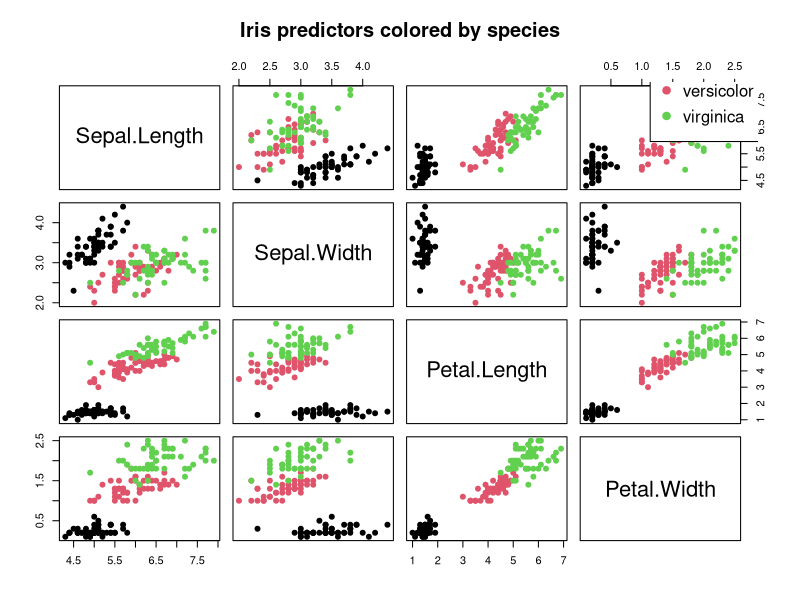
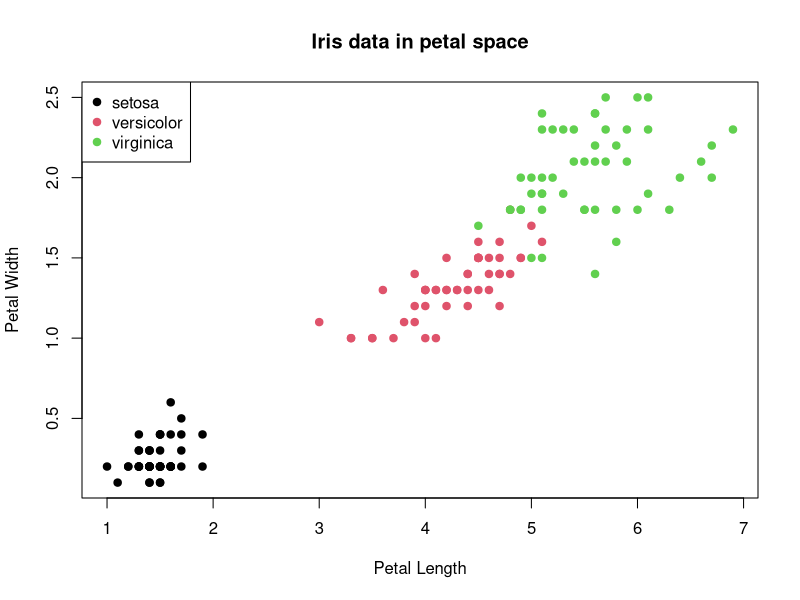
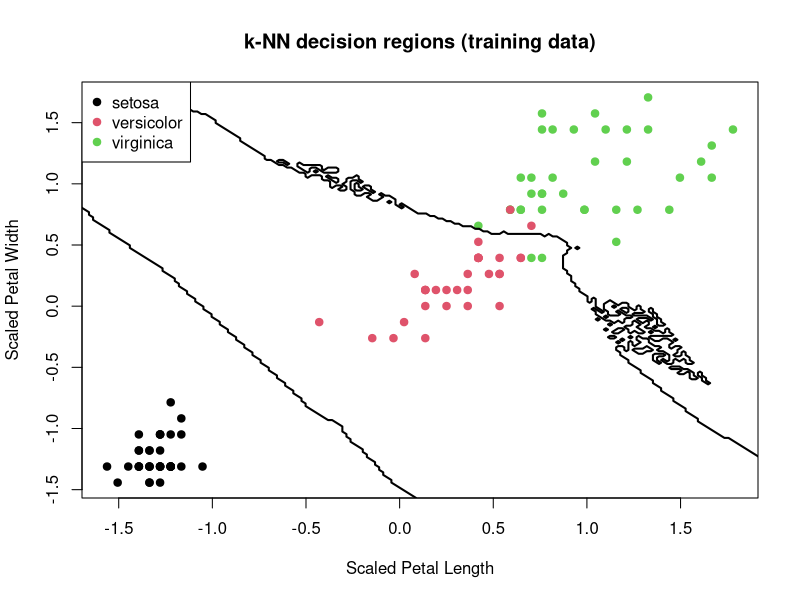
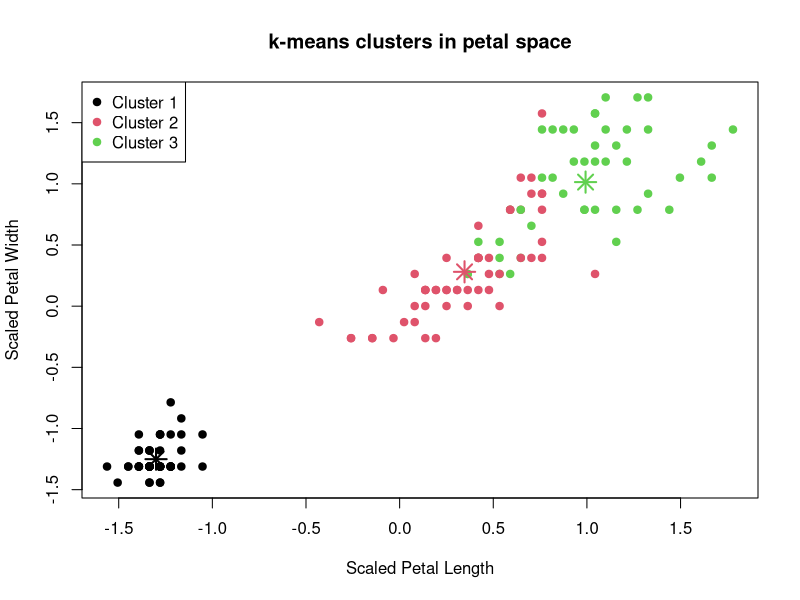
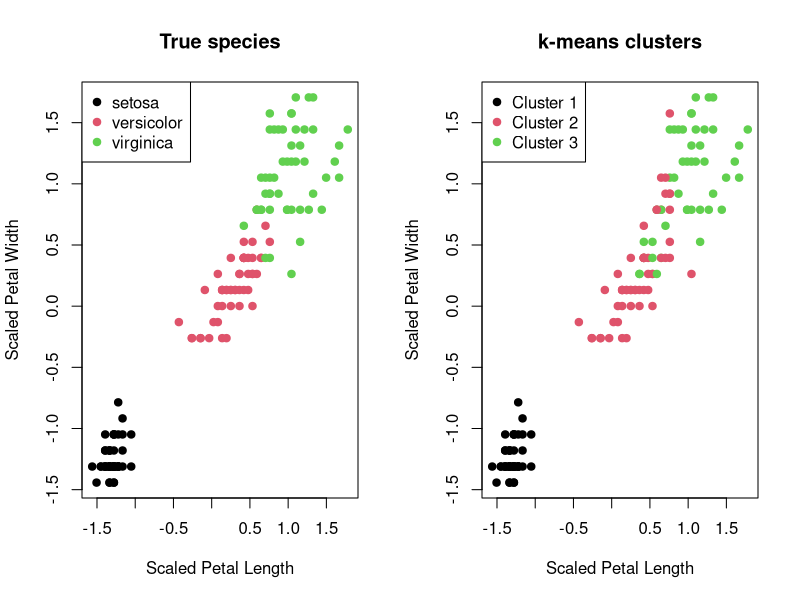
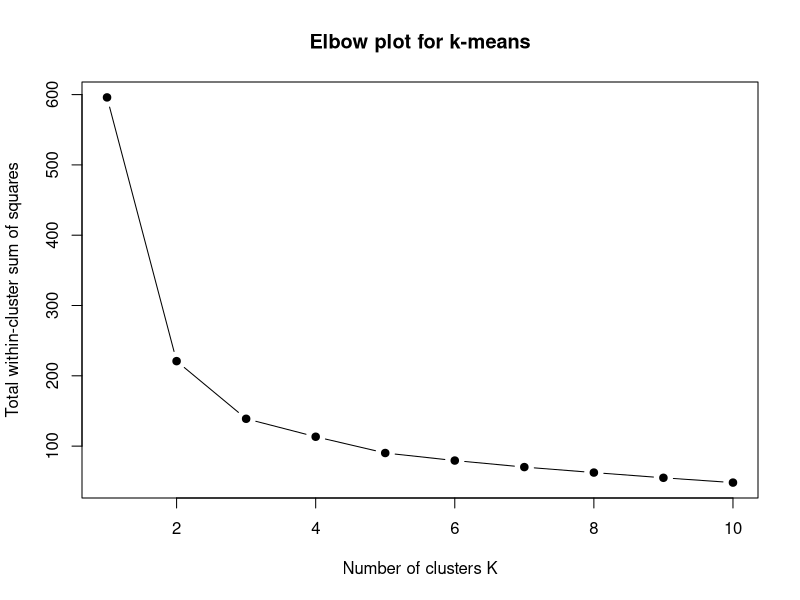

Reproduce these figures in R, in order.
# ============================================================
# k-means + k-NN Side-by-Side Demo in R
# ============================================================
#
# Goal:
# Show the difference between:
#
#   1. k-NN classification (supervised)
#   2. k-means clustering (unsupervised)
#
# using the same dataset.
#
# Dataset:
#   iris
#
# Key contrast:
# - k-NN uses the known species labels to classify
# - k-means ignores the species labels and tries to discover groups
#
# This demo includes:
# - exploratory plots
# - train/test k-NN classification
# - k-means clustering
# - comparison to true species labels
# - side-by-side visualizations
#
# ============================================================

# ------------------------------------------------------------
# 0. Install/load packages
# ------------------------------------------------------------

# install.packages("class")   # run once if needed
library(class)

# ------------------------------------------------------------
# 1. Load data
# ------------------------------------------------------------

data(iris)

head(iris)
str(iris)
table(iris$Species)

# Predictors
X <- iris[, 1:4]

# True labels
y <- iris$Species

# ------------------------------------------------------------
# 2. Standardize predictors
# ------------------------------------------------------------
# Important because both k-NN and k-means depend on distance.

X_scaled <- scale(X)

# ------------------------------------------------------------
# 3. Exploratory plots
# ------------------------------------------------------------

pairs(X,
      col = as.numeric(y),
      pch = 19,
      main = "Iris predictors colored by species")

legend("topright",
       legend = levels(y),
       col = 1:3,
       pch = 19,
       inset = 0.01)

# ------------------------------------------------------------
# 4. Two-dimensional visualization setup
# ------------------------------------------------------------
# For plots, use the petal variables because they separate well.

plot(X$Petal.Length, X$Petal.Width,
     col = as.numeric(y),
     pch = 19,
     xlab = "Petal Length",
     ylab = "Petal Width",
     main = "Iris data in petal space")

legend("topleft",
       legend = levels(y),
       col = 1:3,
       pch = 19)

# ------------------------------------------------------------
# 5. k-NN classification
# ------------------------------------------------------------
# This is supervised:
# we use the known species labels.

set.seed(123)

n <- nrow(X_scaled)
train_id <- sample(seq_len(n), size = round(0.7 * n))

X_train <- X_scaled[train_id, ]
X_test  <- X_scaled[-train_id, ]

y_train <- y[train_id]
y_test  <- y[-train_id]

# Choose k
k_knn <- 5

knn_pred <- knn(train = X_train,
                test = X_test,
                cl = y_train,
                k = k_knn)

cat("\n====================================\n")
cat("k-NN Classification Results\n")
cat("====================================\n")

cat("\nConfusion matrix:\n")
print(table(True = y_test, Predicted = knn_pred))

cat("\nTest accuracy:\n")
print(mean(knn_pred == y_test))

cat("\nTest misclassification rate:\n")
print(mean(knn_pred != y_test))

# ------------------------------------------------------------
# 6. k-NN on only the petal variables (for plotting regions)
# ------------------------------------------------------------

X2 <- scale(iris[, c("Petal.Length", "Petal.Width")])

X2_train <- X2[train_id, ]
X2_test  <- X2[-train_id, ]

knn_pred_2d <- knn(train = X2_train,
                   test = X2_test,
                   cl = y_train,
                   k = k_knn)

cat("\n2D k-NN test accuracy using petal variables only:\n")
print(mean(knn_pred_2d == y_test))

# ------------------------------------------------------------
# 7. Plot k-NN decision regions in 2D
# ------------------------------------------------------------

x1_seq <- seq(min(X2[, 1]) - 0.5, max(X2[, 1]) + 0.5, length.out = 200)
x2_seq <- seq(min(X2[, 2]) - 0.5, max(X2[, 2]) + 0.5, length.out = 200)

grid <- expand.grid(Petal.Length = x1_seq,
                    Petal.Width  = x2_seq)

grid_pred_knn <- knn(train = X2_train,
                     test = grid,
                     cl = y_train,
                     k = k_knn)

z_knn <- matrix(as.numeric(grid_pred_knn),
                nrow = length(x1_seq),
                ncol = length(x2_seq))

plot(X2_train[, 1], X2_train[, 2],
     col = as.numeric(y_train),
     pch = 19,
     xlab = "Scaled Petal Length",
     ylab = "Scaled Petal Width",
     main = "k-NN decision regions (training data)")

contour(x1_seq, x2_seq, z_knn,
        levels = c(1.5, 2.5),
        add = TRUE,
        drawlabels = FALSE,
        lwd = 2)

legend("topleft",
       legend = levels(y),
       col = 1:3,
       pch = 19)

# Teaching note:
# k-NN uses the known class labels and creates local classification regions.

# ------------------------------------------------------------
# 8. k-means clustering
# ------------------------------------------------------------
# This is unsupervised:
# species labels are NOT used in fitting.

set.seed(123)

k_clusters <- 3

km_fit <- kmeans(X_scaled, centers = k_clusters, nstart = 25)

cat("\n====================================\n")
cat("k-means Clustering Results\n")
cat("====================================\n")

cat("\nCluster sizes:\n")
print(km_fit$size)

cat("\nCluster centers (scaled variables):\n")
print(round(km_fit$centers, 3))

cat("\nWithin-cluster sum of squares:\n")
print(km_fit$withinss)

cat("\nTotal within-cluster sum of squares:\n")
print(km_fit$tot.withinss)

# ------------------------------------------------------------
# 9. Compare k-means clusters to true species
# ------------------------------------------------------------
# Since clustering labels are arbitrary, cluster 1/2/3 do not
# automatically correspond to setosa/versicolor/virginica.

cat("\nContingency table: true species vs k-means cluster\n")
print(table(TrueSpecies = y, Cluster = km_fit$cluster))

# ------------------------------------------------------------
# 10. Plot k-means clusters in 2D
# ------------------------------------------------------------

plot(X2[, 1], X2[, 2],
     col = km_fit$cluster,
     pch = 19,
     xlab = "Scaled Petal Length",
     ylab = "Scaled Petal Width",
     main = "k-means clusters in petal space")

legend("topleft",
       legend = paste("Cluster", 1:3),
       col = 1:3,
       pch = 19)

# Add cluster centers using the petal dimensions only
centers_2d <- km_fit$centers[, c("Petal.Length", "Petal.Width")]

points(centers_2d,
       col = 1:3,
       pch = 8,
       cex = 2,
       lwd = 2)

# ------------------------------------------------------------
# 11. Plot true species vs k-means clusters side-by-side
# ------------------------------------------------------------

par(mfrow = c(1, 2))

plot(X2[, 1], X2[, 2],
     col = as.numeric(y),
     pch = 19,
     xlab = "Scaled Petal Length",
     ylab = "Scaled Petal Width",
     main = "True species")

legend("topleft",
       legend = levels(y),
       col = 1:3,
       pch = 19)

plot(X2[, 1], X2[, 2],
     col = km_fit$cluster,
     pch = 19,
     xlab = "Scaled Petal Length",
     ylab = "Scaled Petal Width",
     main = "k-means clusters")

legend("topleft",
       legend = paste("Cluster", 1:3),
       col = 1:3,
       pch = 19)

par(mfrow = c(1, 1))

# Teaching note:
# This is a useful visual comparison:
# k-means can recover some of the true structure, but it does not use labels.

# ------------------------------------------------------------
# 12. Elbow plot for choosing K in k-means
# ------------------------------------------------------------

set.seed(123)

K_values <- 1:10
wss <- numeric(length(K_values))

for (k in K_values) {
  km_tmp <- kmeans(X_scaled, centers = k, nstart = 25)
  wss[k] <- km_tmp$tot.withinss
}

plot(K_values, wss,
     type = "b",
     pch = 19,
     xlab = "Number of clusters K",
     ylab = "Total within-cluster sum of squares",
     main = "Elbow plot for k-means")

# ------------------------------------------------------------
# 13. Optional: simple cluster-to-class mapping
# ------------------------------------------------------------
# This is not part of k-means itself, but it shows how well
# the clusters align with the known labels.

majority_label <- function(cluster_id, cluster_assignments, true_labels) {
  tab <- table(true_labels[cluster_assignments == cluster_id])
  names(which.max(tab))
}

cluster_to_species <- sapply(1:k_clusters,
                             majority_label,
                             cluster_assignments = km_fit$cluster,
                             true_labels = y)

cluster_to_species

km_species_pred <- factor(cluster_to_species[km_fit$cluster],
                          levels = levels(y))

cat("\nApproximate species assignment from k-means clusters:\n")
print(table(True = y, PredictedFromCluster = km_species_pred))

cat("\nApproximate clustering accuracy after majority-label matching:\n")
print(mean(km_species_pred == y))

# Teaching note:
# This gives a rough sense of alignment, but remember:
# clustering is unsupervised, so this is only a post hoc comparison.

# ------------------------------------------------------------
# 14. Side-by-side summary table
# ------------------------------------------------------------

summary_table <- data.frame(
  Method = c("k-NN classification", "k-means clustering"),
  Uses_Labels = c("Yes", "No"),
  Goal = c("Predict species", "Find groups"),
  Output = c("Predicted class", "Cluster assignment")
)

cat("\n====================================\n")
cat("Method Summary\n")
cat("====================================\n")
print(summary_table)

# ------------------------------------------------------------
# 15. Final teaching summary
# ------------------------------------------------------------

cat("\n====================================\n")
cat("Teaching Summary\n")
cat("====================================\n")
cat("1. k-NN is a supervised method: it uses known labels.\n")
cat("2. k-NN predicts the label of a point using nearby labeled points.\n")
cat("3. k-means is an unsupervised method: it ignores labels.\n")
cat("4. k-means groups observations by minimizing within-cluster variation.\n")
cat("5. On iris, k-means can recover some species structure, especially setosa,\n")
cat("   but it is not solving the same problem as k-NN.\n")
